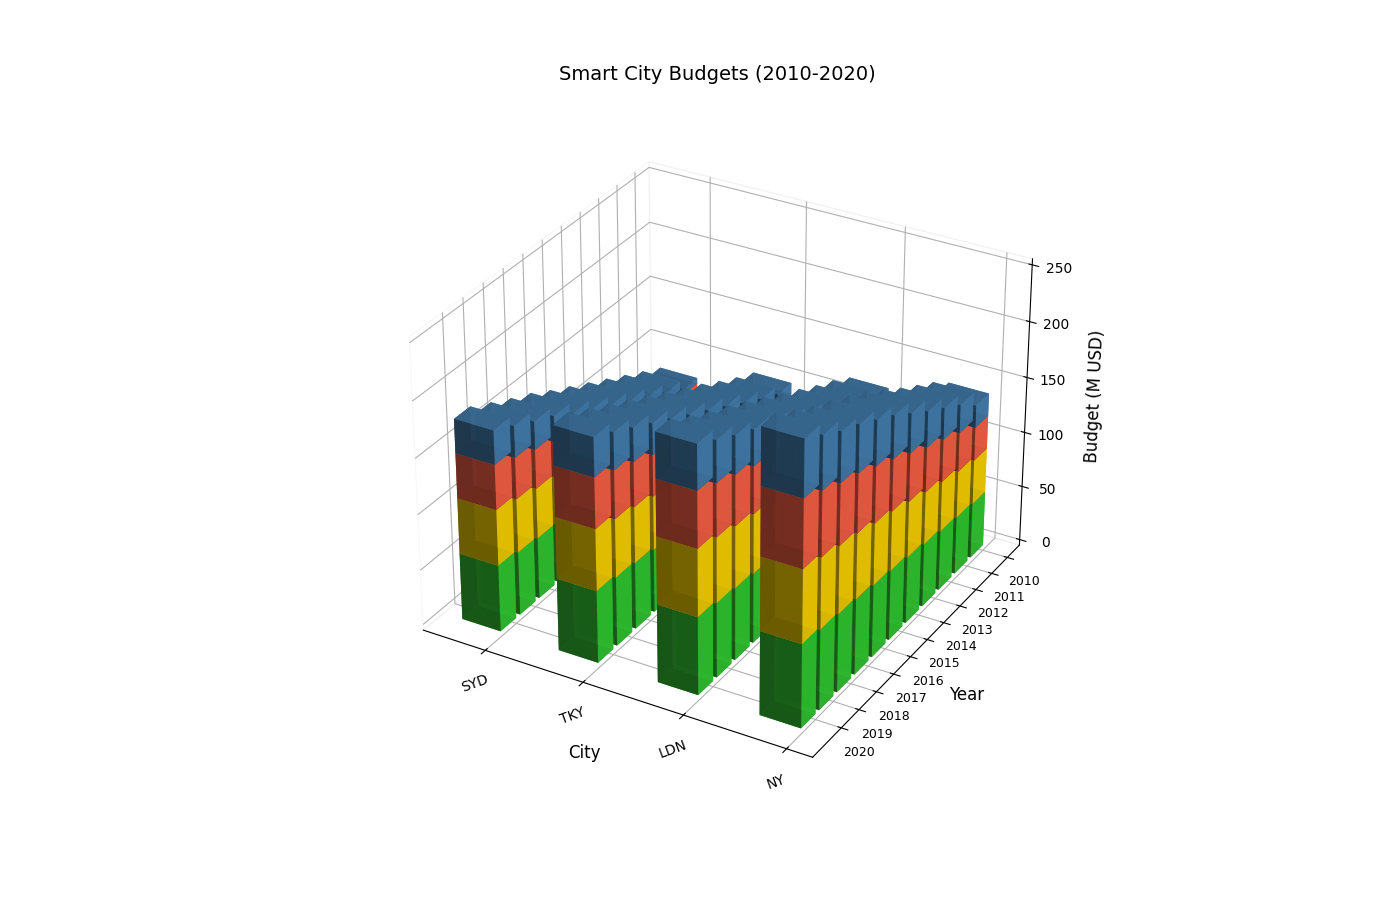

Write Python code to recreate this figure.
import numpy as np
import matplotlib.pyplot as plt
from mpl_toolkits.mplot3d import Axes3D

# Define data
years = np.arange(2010, 2021)
cities = ['NY', 'LDN', 'TKY', 'SYD']
initiatives = ['S. Grids', 'I. Trans.', 'D. Gov.', 'G. Bldg.']

ny_budgets = np.array([
    [50, 40, 30, 20], [52, 42, 35, 25], [54, 45, 38, 28], [57, 47, 40, 32],
    [60, 50, 43, 35], [63, 53, 46, 38], [65, 55, 50, 40], [68, 58, 52, 42],
    [70, 60, 54, 44], [72, 63, 57, 47], [75, 65, 60, 50]
])
ldn_budgets = np.array([
    [45, 35, 25, 15], [48, 37, 28, 18], [50, 40, 30, 20], [52, 43, 32, 23],
    [55, 45, 35, 25], [57, 48, 38, 27], [60, 50, 40, 30], [63, 53, 42, 32],
    [65, 55, 45, 34], [67, 58, 47, 37], [70, 60, 50, 40]
])
tky_budgets = np.array([
    [40, 30, 20, 10], [42, 32, 22, 13], [45, 34, 25, 15], [47, 37, 28, 18],
    [50, 40, 30, 20], [53, 42, 32, 23], [55, 45, 35, 25], [57, 48, 37, 28],
    [60, 50, 40, 30], [62, 52, 43, 33], [65, 55, 45, 35]
])
syd_budgets = np.array([
    [35, 25, 15, 5], [37, 28, 17, 8], [40, 30, 20, 10], [43, 32, 22, 13],
    [45, 35, 25, 15], [48, 37, 27, 18], [50, 40, 30, 20], [53, 43, 32, 23],
    [55, 45, 35, 25], [57, 48, 37, 28], [60, 50, 40, 30]
])

# Combine budgets
budgets = [ny_budgets, ldn_budgets, tky_budgets, syd_budgets]
colors = ['#32CD32', '#FFD700', '#FF6347', '#4682B4']

# Initialize plot
fig = plt.figure(figsize=(14, 9))
ax = fig.add_subplot(111, projection='3d')

# Adjust view angle
ax.view_init(elev=30, azim=120)

# Plot data
for c_idx, city in enumerate(cities):
    x = np.array([c_idx] * len(years))
    y = years
    for i_idx, initiative in enumerate(initiatives):
        z = np.zeros_like(years) if i_idx == 0 else np.sum(budgets[c_idx][:, :i_idx], axis=1)
        dz = budgets[c_idx][:, i_idx]
        ax.bar3d(x, y, z, 0.4, 0.8, dz, color=colors[i_idx], alpha=0.9)

# Customize axes
ax.set_title('Smart City Budgets (2010-2020)', fontsize=14, pad=20)
ax.set_xlabel('City', fontsize=12, labelpad=10)
ax.set_ylabel('Year', fontsize=12, labelpad=10)
ax.set_zlabel('Budget (M USD)', fontsize=12, labelpad=10)

ax.set_xticks(np.arange(len(cities)))
ax.set_xticklabels(cities, fontsize=10, rotation=20)
ax.set_yticks(years)
ax.set_yticklabels(years, fontsize=9)

# Remove pane colors
ax.xaxis.pane.fill = False
ax.yaxis.pane.fill = False
ax.zaxis.pane.fill = False

# Improve layout
plt.tight_layout()

# Show plot
plt.show()
